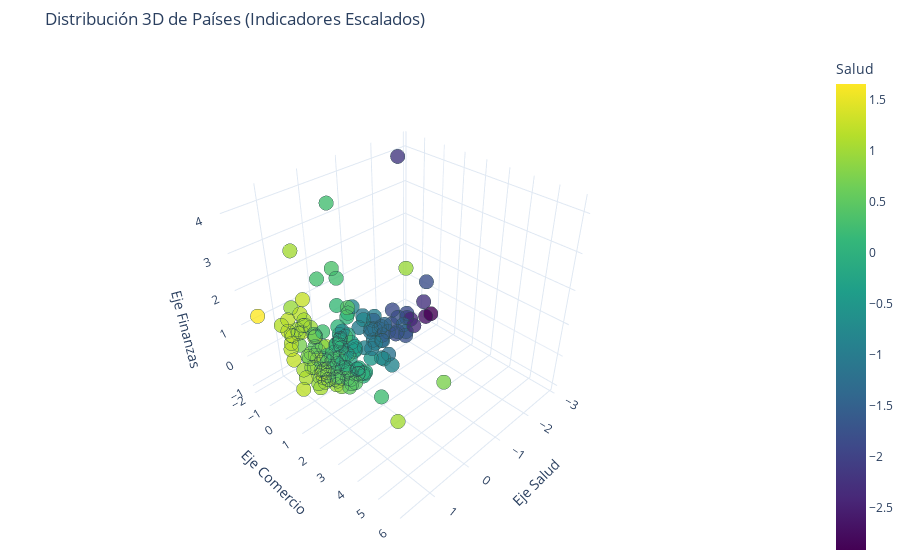

The cell this chart's notebook holds for it:
### Markdown cell above
<h5 style="color:rgba(35, 22, 223, 1);">========================================================================================</h5>

Para asegurarnos de escoger un modelo bueno vamos a hacer un plot en 3D con todos los valores de nuestras 3 variables y vamos a añadirle colores segun el pais en el cual estén para ver como se representan estos tipos de grupos y poder identificar la forma que crean, lo que nos dará una solución visual a nuestro problema y nos ayudará a escoger modelo.

<h5 style="color:rgba(35, 22, 223, 1);">============================================================================================</h5>

### Code cell
# Unimos los nombres de los países temporalmente para que aparezcan al pasar el ratón
# Usamos .values para asegurar que los índices coincidan si has reseteado el df
fig = px.scatter_3d(
    df_escalado,
    x='Salud',
    y='Comercio',
    z='Finanzas',
    color='Salud',              # El color ayuda a distinguir la profundidad
    hover_name=id_df.values,    # Muestra el país al pasar el ratón
    title='Distribución 3D de Países (Indicadores Escalados)',
    color_continuous_scale='Viridis', # Una paleta clara y profesional
    opacity=0.8
)

# --- MEJORAS DE VISIBILIDAD ---

fig.update_traces(
    marker=dict(
        size=5,                 # Aumentamos un poco el tamaño
        line=dict(width=1, color='DarkSlateGrey') # Borde para que no se solapen visualmente
    )
)

fig.update_layout(
    margin=dict(l=0, r=0, b=0, t=50),
    scene=dict(
        aspectmode='cube',            # Fuerza a que el gráfico sea un cubo perfecto
        xaxis_title='Eje Salud',
        yaxis_title='Eje Comercio',
        zaxis_title='Eje Finanzas',
        camera=dict(
            eye=dict(x=1.5, y=1.5, z=1.5) 
        )
    ),
    template="plotly_white" # Fondo limpio para que resalten los colores
)

fig.show()

### Figure 1 — Plotly figure (JSON) as saved in the notebook; plotly's stock layout.template omitted (floating-point values rounded to 4 significant figures; data arrays with more than 128 entries replaced by an {"elided": "..."} marker saying what was removed)
{"data": [{"hovertemplate": "<b>%{hovertext}</b><br><br>Salud=%{marker.color}<br>Comercio=%{y}<br>Finanzas=%{z}<extra></extra>", "hovertext": {"elided": "167 str values"}, "legendgroup": "", "marker": {"color": {"elided": "167 float values"}, "coloraxis": "coloraxis", "line": {"color": "DarkSlateGrey", "width": 1}, "opacity": 0.8, "size": 5, "symbol": "circle"}, "mode": "markers", "name": "", "scene": "scene", "showlegend": false, "type": "scatter3d", "x": {"elided": "167 float values"}, "y": {"elided": "167 float values"}, "z": {"elided": "167 float values"}}], "layout": {"coloraxis": {"colorbar": {"title": {"text": "Salud"}}, "colorscale": [[0, "#440154"], [0.1111, "#482878"], [0.2222, "#3e4989"], [0.3333, "#31688e"], [0.4444, "#26828e"], [0.5556, "#1f9e89"], [0.6667, "#35b779"], [0.7778, "#6ece58"], [0.8889, "#b5de2b"], [1, "#fde725"]]}, "legend": {"tracegroupgap": 0}, "margin": {"b": 0, "l": 0, "r": 0, "t": 50}, "scene": {"aspectmode": "cube", "camera": {"eye": {"x": 1.5, "y": 1.5, "z": 1.5}}, "domain": {"x": [0, 1], "y": [0, 1]}, "xaxis": {"title": {"text": "Eje Salud"}}, "yaxis": {"title": {"text": "Eje Comercio"}}, "zaxis": {"title": {"text": "Eje Finanzas"}}}, "title": {"text": "Distribución 3D de Países (Indicadores Escalados)"}}}
